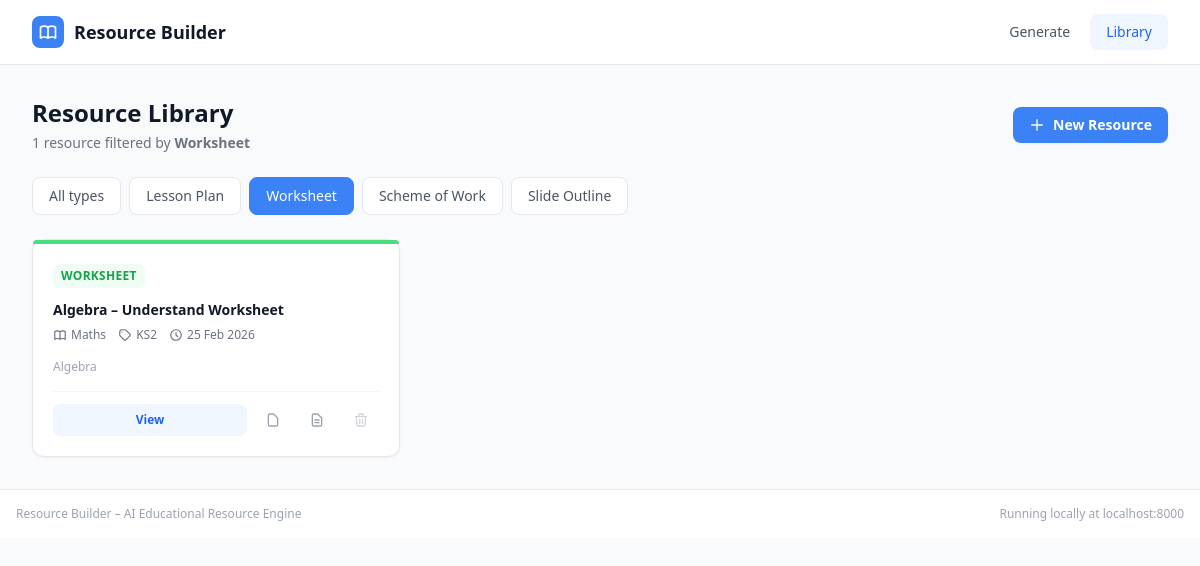
/library?filter_type=worksheet, run on the app's committed database.
### app/models.py (models this page shows)
class Resource(Base):
    __tablename__ = "resources"
    id = Column(Integer, primary_key=True, index=True)
    type = Column(String(50), nullable=False)        # lesson | worksheet | scheme | slides
    title = Column(String(255), nullable=False)
    subject = Column(String(100), nullable=False)
    key_stage = Column(String(20), nullable=False)
    topic = Column(String(255), nullable=False)
    input_prompt = Column(Text, nullable=False)
    structured_output = Column(Text, nullable=False)  # JSON string
    created_at = Column(DateTime(timezone=True), server_default=func.now())

### app/routers/resources.py (the view)
@router.get("/library", response_class=HTMLResponse)
async def library(
    request: Request,
    filter_type: Optional[str] = None,
    db: Session = Depends(get_db),
):
    query = db.query(Resource)
    if filter_type and filter_type in RESOURCE_TYPE_LABELS:
        query = query.filter(Resource.type == filter_type)
    resources = query.order_by(Resource.created_at.desc()).all()
    ctx = _base_ctx(request)
    ctx["resources"] = resources
    ctx["filter_type"] = filter_type or ""
    return templates.TemplateResponse("library.html", ctx)

### app/templates/library.html (shortened to what this page needs)
{% extends "base.html" %}
{% block content %}
<div class="flex flex-col sm:flex-row sm:items-center justify-between gap-4 mb-6">
  <div>
    <h1 class="text-2xl font-bold text-gray-900">Resource Library</h1>
    <p class="text-sm text-gray-500 mt-1">
      {{ resources | length }} resource{% if resources | length != 1 %}s{% endif %}
      {% if filter_type %}filtered by <strong>{{ resource_type_labels.get(filter_type, filter_type) }}</strong>{% endif %}
    </p>
  </div>
  <a href="/"
     class="inline-flex items-center gap-2 px-4 py-2 bg-blue-500 hover:bg-blue-600 text-white text-sm font-semibold rounded-lg shadow-sm transition-colors">
    <svg class="w-4 h-4" fill="none" stroke="currentColor" viewBox="0 0 24 24">
      <path stroke-linecap="round" stroke-linejoin="round" stroke-width="2" d="M12 4v16m8-8H4"/>
    </svg>
    New Resource
  </a>
</div>
<div class="flex flex-wrap gap-2 mb-6">
  <a href="/library"
     class="px-4 py-2 rounded-lg text-sm font-medium border transition-colors
            {% if not filter_type %}bg-gray-900 text-white border-gray-900{% else %}bg-white text-gray-600 border-gray-200 hover:border-gray-400{% endif %}">
    All types
  </a>
  {% for type_key, type_label in resource_type_labels.items() %}
  <a href="/library?filter_type={{ type_key }}"
     class="px-4 py-2 rounded-lg text-sm font-medium border transition-colors
            {% if filter_type == type_key %}bg-blue-500 text-white border-blue-500{% else %}bg-white text-gray-600 border-gray-200 hover:border-blue-300 hover:text-blue-600{% endif %}">
    {{ type_label }}
  </a>
  {% endfor %}
</div>
{% if resources %}
<div class="grid sm:grid-cols-2 lg:grid-cols-3 gap-4" id="resource-grid">
  {% for resource in resources %}
  <div id="resource-card-{{ resource.id }}"
       class="group bg-white rounded-xl border border-gray-200 shadow-sm hover:shadow-md hover:border-gray-300 transition-all duration-150 flex flex-col">
    <div class="h-1 rounded-t-xl
      {% if resource.type == 'lesson' %}bg-blue-400
      {% elif resource.type == 'worksheet' %}bg-green-400
      {% elif resource.type == 'scheme' %}bg-purple-400
      {% elif resource.type == 'slides' %}bg-orange-400
      {% endif %}">
    </div>
    <div class="p-5 flex flex-col flex-1">
      <div class="flex items-center mb-3">
        <span class="text-xs font-semibold px-2 py-1 rounded-md uppercase tracking-wide
          {% if resource.type == 'lesson' %}bg-blue-50 text-blue-600
          {% elif resource.type == 'worksheet' %}bg-green-50 text-green-600
          {% elif resource.type == 'scheme' %}bg-purple-50 text-purple-600
          {% elif resource.type == 'slides' %}bg-orange-50 text-orange-600
          {% endif %}">
          {{ resource_type_labels.get(resource.type, resource.type) }}
        </span>
      </div>
      <h3 class="font-semibold text-gray-900 text-sm leading-snug mb-2 line-clamp-2">
        {{ resource.title }}
      </h3>
      <div class="flex flex-wrap gap-3 text-xs text-gray-500 mb-4">
        <span class="flex items-center gap-1">
          {{ resource.subject }}
        </span>
        <span class="flex items-center gap-1">
          <svg class="w-3.5 h-3.5" fill="none" stroke="currentColor" viewBox="0 0 24 24">
            <path stroke-linecap="round" stroke-linejoin="round" stroke-width="2" d="M7 7h.01M7 3h5c.512 0 1.024.195 1.414.586l7 7a2 2 0 010 2.828l-7 7a2 2 0 01-2.828 0l-7-7A1.994 1.994 0 013 12V7a4 4 0 014-4z"/>
          </svg>
          {{ resource.key_stage }}
        </span>
        <span class="flex items-center gap-1">
          <svg class="w-3.5 h-3.5" fill="none" stroke="currentColor" viewBox="0 0 24 24">
            <path stroke-linecap="round" stroke-linejoin="round" stroke-width="2" d="M12 8v4l3 3m6-3a9 9 0 11-18 0 9 9 0 0118 0z"/>
          </svg>
          {{ resource.created_at.strftime('%d %b %Y') }}
        </span>
      </div>
      <p class="text-xs text-gray-400 line-clamp-1 mb-4 flex-1">{{ resource.topic }}</p>
      <div class="flex items-center gap-2 pt-3 border-t border-gray-100">
        <a href="/resources/{{ resource.id }}"
           class="flex-1 text-center px-3 py-2 bg-blue-50 hover:bg-blue-100 text-blue-600 text-xs font-semibold rounded-lg transition-colors">
          View
        </a>
        <a href="/export/{{ resource.id }}/pdf"
           class="px-2.5 py-2 text-gray-400 hover:text-red-500 hover:bg-red-50 rounded-lg transition-colors"
           title="Export PDF">
          <svg class="w-4 h-4" fill="none" stroke="currentColor" viewBox="0 0 24 24">
            <path stroke-linecap="round" stroke-linejoin="round" stroke-width="2"
                  d="M7 21h10a2 2 0 002-2V9.414a1 1 0 00-.293-.707l-5.414-5.414A1 1 0 0012.586 3H7a2 2 0 00-2 2v14a2 2 0 002 2z"/>
          </svg>
        </a>
        {% if resource.type in ['lesson', 'worksheet', 'scheme'] %}
        <a href="/export/{{ resource.id }}/docx"
           class="px-2.5 py-2 text-gray-400 hover:text-blue-500 hover:bg-blue-50 rounded-lg transition-colors"
           title="Export DOCX">
          <svg class="w-4 h-4" fill="none" stroke="currentColor" viewBox="0 0 24 24">
            <path stroke-linecap="round" stroke-linejoin="round" stroke-width="2"
                  d="M9 12h6m-6 4h6m2 5H7a2 2 0 01-2-2V5a2 2 0 012-2h5.586a1 1 0 01.707.293l5.414 5.414a1 1 0 01.293.707V19a2 2 0 01-2 2z"/>
          </svg>
        </a>
        {% endif %}
        <button
          hx-delete="/resources/{{ resource.id }}"
          hx-target="#resource-card-{{ resource.id }}"
          hx-swap="outerHTML swap:300ms"
          hx-confirm="Delete '{{ resource.title }}'? This cannot be undone."
          class="px-2.5 py-2 text-gray-300 hover:text-red-400 hover:bg-red-50 rounded-lg transition-colors"
          title="Delete">
          <svg class="w-4 h-4" fill="none" stroke="currentColor" viewBox="0 0 24 24">
            <path stroke-linecap="round" stroke-linejoin="round" stroke-width="2"
                  d="M19 7l-.867 12.142A2 2 0 0116.138 21H7.862a2 2 0 01-1.995-1.858L5 7m5 4v6m4-6v6m1-10V4a1 1 0 00-1-1h-4a1 1 0 00-1 1v3M4 7h16"/>
          </svg>
        </button>
      </div>
    </div>
  </div>
  {% endfor %}
</div>
{% endif %}
{% endblock %}

### data on the page
Resource: get "Worksheet", get "WORKSHEET", title "Algebra – Understand Worksheet", subject "Maths", key_stage "KS2", created_at "25 Feb 2026", topic "Algebra"

### other printed values
{{ resources | length }} "1"
{{ type_label }} "Lesson Plan" "Worksheet" "Scheme of Work" "Slide Outline"
